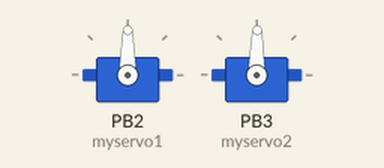
Bench run of a sketch on a simulated ATtiny85, built with avr-gcc and run on an emulated ATtiny85. On the bench: 2 × servo.

Above: at 0.05 s.
At 11.64 s:
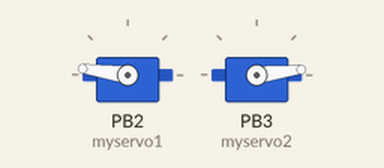
At 25.19 s:
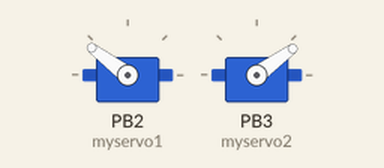
At 39.51 s:
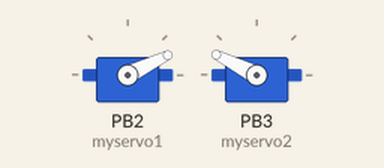
Timing chart, 0 to 40.0 s (numbered marks = the images above):
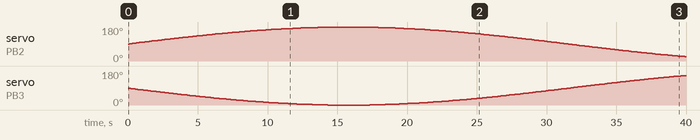

The sketch:

sinemovement.ino
```cpp
#include <Servo.h>

Servo myservo1;
Servo myservo2;

float positie = 0; //maak een variabele

void setup() {
  myservo1.attach(2);
  myservo2.attach(3);
}

void loop() {
  positie = positie + 0.01; //tel 1 op bij positie
  myservo1.write(sin(positie)*90+90);
  myservo2.write(sin(positie+3.14)*90+90);
  delay(100);
}
```

Measured:
- by itself, servo on PB2 (myservo1): rises from 90° to 179° in 14.2 s, then falls to 23° in 25.6 s
- by itself, servo on PB3 (myservo2): 89° → 88° at 0.10 s, → 87° 0.10 s later, → 86° 0.10 s later, → 85° 0.10 s later, … (245 changes in this stretch)
